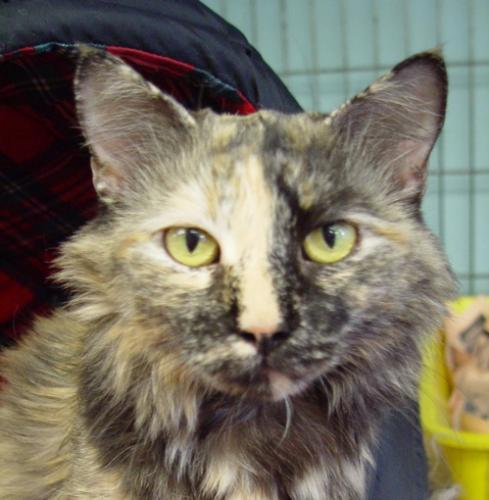
#> input picture Dataset/10.jpg, 489 x 500 px, found by its file name
$ jupyter execute 'Image Processing -2.ipynb'
#> lines starting #> are read from the running program, lines starting #| are printed output that depends on the picture
[cell 1]
#Translaton of the image

import cv2
import numpy as np

image1=cv2.imread("10.jpg")
#> image1 is the input picture: shape (500, 489, 3); mean B, G, R 96.9, 111.9, 117.6

# Translation with translation matrix
row,col,ch=image1.shape
#> row = 500; col = 489; ch = 3
# x,y direction of shifting value
x=50
y=25

T=np.float64([[1,0,x],[0,1,y]])

# images source second Matrix, third sestination size, fourth
image2=cv2.warpAffine(image1,T,(col,row))
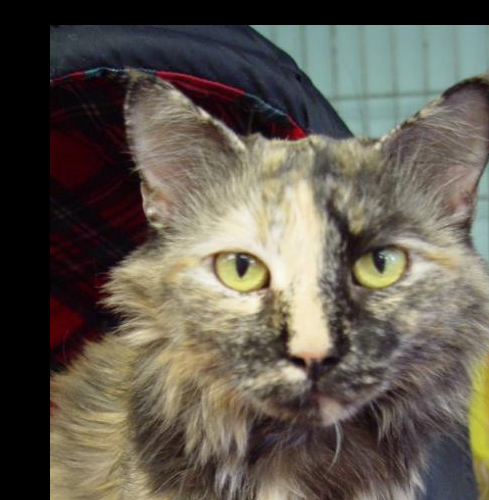
#> image2: shape (500, 489, 3); mean B, G, R 79.5, 90.1, 96.3


cv2.imshow("frame1",image1)
cv2.imshow("frame2",image2)
cv2.waitKey()
cv2.destroyAllWindows()

[cell 2]
#Translaton of the image with live using loop condition

import cv2
import numpy as np

image1=cv2.imread("10.jpg")

# Translation with translation matrix
row,col,ch=image1.shape
# x,y direction of shifting value
x=50
y=25


while(True):
    T=np.float64([[1,0,x],[0,1,y]])

    # images source second Matrix, third destination size, fourth
    image2=cv2.warpAffine(image1,T,(col,row))


    cv2.imshow("frame1",image1)
    cv2.imshow("frame2",image2)
    k=cv2.waitKey(1)
#> (key q is pressed here)
    if k==ord("q"):
        break
    x=x+.025
    y=y+.025  # we can hold any axis can can observe the motion


cv2.destroyAllWindows()

[cell 3]
# Rotation Of Image

import cv2
import numpy as np

image1=cv2.imread("10.jpg")

# Translation with translation matrix
row,col,ch=image1.shape

# first center point to rotate, second angle, third scaling factor 1 (default)
R=cv2.getRotationMatrix2D((row/2,col/2),180,1)

# warpAffine method is Used
#images source second Matrix, third sestination size, fourth

image2=cv2.warpAffine(image1,R,(col,row))
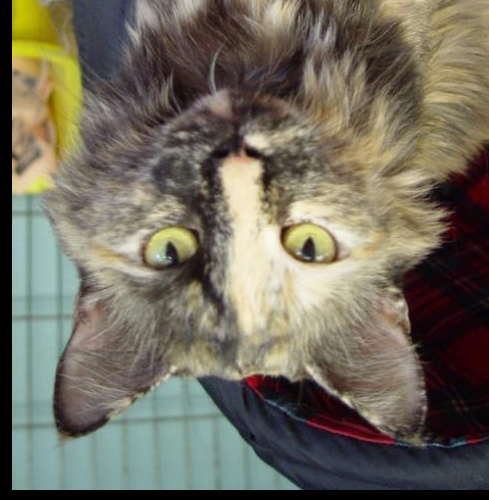
#> image2: shape (500, 489, 3); mean B, G, R 94.1, 108.4, 113.4


cv2.imshow("frame1",image1)
cv2.imshow("frame2",image2)
cv2.waitKey(0)
cv2.destroyAllWindows()

[cell 4]
# Rotation Of Image with loop

import cv2
import numpy as np

image1=cv2.imread("10.jpg")

# Translation with translation matrix
row,col,ch=image1.shape
angle =0

while(True):
    if angle==360:
        angle=0

    # first center point to rotate, second angle, third scaling factor 1 (default)
    R=cv2.getRotationMatrix2D((row/2,col/2),angle,0.8)
#> R = [[0.8, 0, 50], [0, 0.8, 48.9]]

    #R=cv2.getRotationMatrix2D((row/2,col/4),angle,0.8)---- changing the centre point

    # warpAffine method is Used
    #images source second Matrix, third sestination size, fourth

    image2=cv2.warpAffine(image1,R,(col,row))
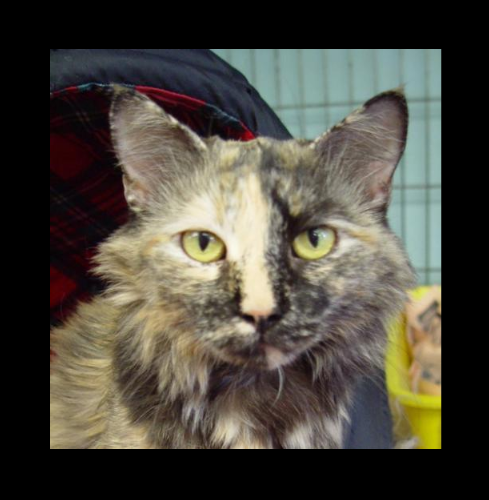
#> image2: shape (500, 489, 3); mean B, G, R 62.1, 71.6, 75.3


    cv2.imshow("frame1",image1)
    cv2.imshow("frame2",image2)
    k=cv2.waitKey(1)
#> (key q is pressed here)
    if k==ord("q"):
        break
    angle=angle+1


cv2.destroyAllWindows()

[cell 5]
# scaling of the Image

import cv2
import numpy as np

image1=cv2.imread("25.jpg")
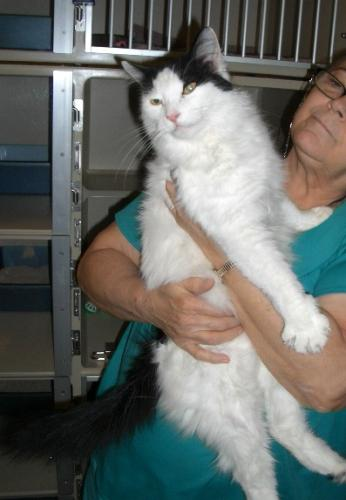
#> input picture Dataset/25.jpg, 346 x 500 px, found by its file name
#> image1 is the input picture: shape (500, 346, 3); mean B, G, R 104.2, 108.3, 105.1

# interpolation method four types
# (Inter_linear, Inter_nearest, Inter_area, Inter_cubic, Inter_lanczos4)------default, near value, shrinking/reducing, zooming

# first-source image, second-destination

image2=cv2.resize(image1,None, fx=1.5,fy=1.5,
                  interpolation=cv2.INTER_LINEAR)
#> image2: shape (750, 519, 3)

image3=cv2.resize(image1,None, fx=1.5,fy=1.5,
                  interpolation=cv2.INTER_AREA)

image4=cv2.resize(image1,None, fx=1.5,fy=1.5,
                  interpolation=cv2.INTER_NEAREST)

image5=cv2.resize(image1,None, fx=1.5,fy=1.5,
                  interpolation=cv2.INTER_CUBIC)

image6=cv2.resize(image1,None, fx=1.5,fy=1.5,
                  interpolation=cv2.INTER_LANCZOS4)


#pyramid Method

image7=cv2.pyrUp(image1)  # double the size of image
cv2.imshow("pyrup",image7)

image8=cv2.pyrDown(image1)  # decrease the size of image
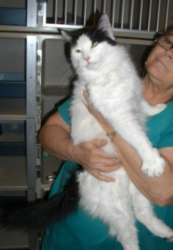
#> image8: shape (250, 173, 3); mean B, G, R 104.2, 108.3, 105.1
cv2.imshow("pyrdown",image8)


cv2.imshow("frame1",image1)
cv2.imshow("Linear",image2)
cv2.imshow("Area",image3)
cv2.imshow("Nearest",image4)
cv2.imshow("Cubic",image5)
cv2.imshow("Lanczos4",image6)
cv2.waitKey()
cv2.destroyAllWindows()
